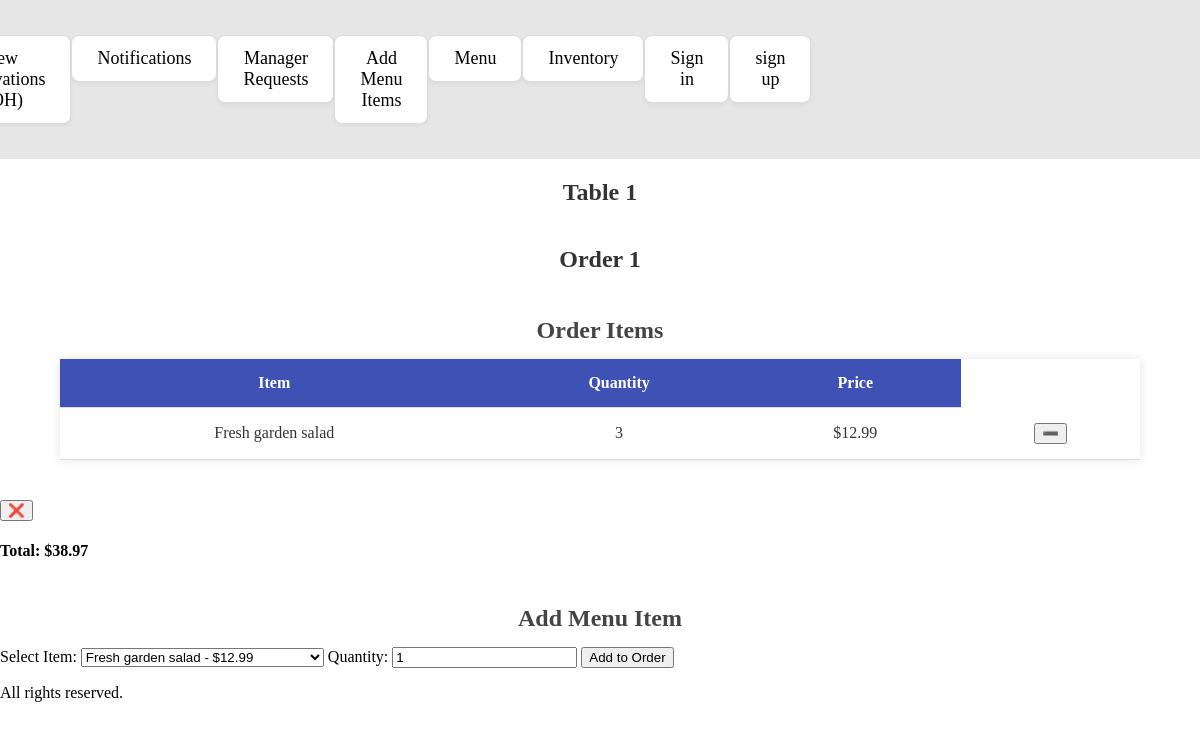
Page /table/1 on the earlier database version.
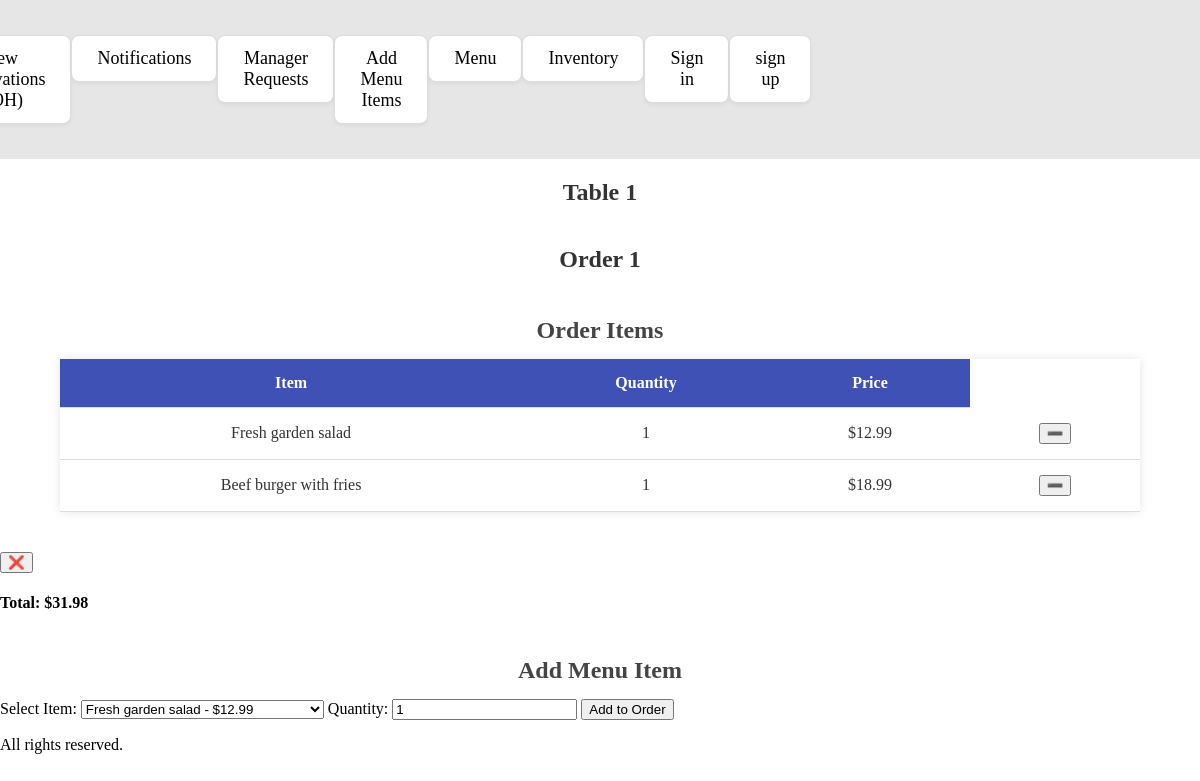
Same page on the later database version.
### app/models.py (models this page shows)
class MenuItem(db.Model):
    id = db.Column(db.Integer, primary_key=True)
    price = db.Column(db.Numeric(10,2), nullable=False)
    description = db.Column(db.String(1000))
    inventory_id = db.Column(db.Integer, db.ForeignKey('inventory.id'))

class Order(db.Model):
    id = db.Column(db.Integer, primary_key=True)
    order_date = db.Column(db.DateTime, nullable=False)
    table_id = db.Column(db.Integer, db.ForeignKey('tables.id'))
    status = db.Column(db.String(255), nullable=False)
    total_price = db.Column(db.Numeric(10,2))
    payment_status = db.Column(db.String(255), nullable=False)
    menu_items = db.relationship('OrderMenuItem', backref='order', lazy=True)

### app/routes/order_routes.py (the view)
@order_bp.route('/table/<int:table_id>')
def table_order(table_id):
    logic = OrderLogic(table_id)
    order = logic.get_order_details() # get order details
    table = logic.get_table_by_id() # get table details
    table_number = table.table_number
    menu_items = order["all_items"]
    order_id = order["order_id"]
    total_price = order["total_price"]
    all_menu_items = MenuLogic.get_all_menu_items() # get all menu items for selcting items to add to order
    return render_template('order.html', order_id=order_id, menu_items=menu_items, table_number=table_number, table_id=table_id, all_menu_items = all_menu_items, total_price = total_price)

### app/logic/base_crud.py (called while the page is built)
    @staticmethod
    def get_all(model):
        return model.query.all() # return all table content

    @staticmethod
    def get_row(model, **kwargs):
        return model.query.filter_by(**kwargs).first() #  get a single row based on the kwargs

### app/logic/menu_logic.py (called while the page is built)
    @staticmethod
    def get_all_menu_items():
        return BaseCRUD.get_all(MenuItem)

### app/logic/order_logic.py (called while the page is built)
    def get_order_details(self):
        order_items= []
        for item in self.order.menu_items:
            order_items.append({
                'Item_name': item.menu.description,
                'quantity' : item.quantity,
                'price' : item.menu.price,
                'id':item.menu.id
                })
        return {
            "order_id": self.order.id,
            "table_id": self.order.table_id,
            "all_items": order_items,
            "total_price": self.order.total_price
        }

    def get_table_by_id(self):
        return BaseCRUD.get_row(TableModel, id= self.table_id)

### templates/order.html (shortened to what this page needs)
<!DOCTYPE html>
<html lang="en">
<head>
    <link rel="stylesheet" href="{{ url_for('static', filename='css/style.css') }}">
    <link rel="stylesheet" href="{{ url_for('static', filename='css/order.css') }}">
</head>
<body>
    <nav>
        <ul >
            <li><a href="{{ url_for('reservations.reservations_foh') }}">View Reservations (FOH)</a></li>
            <li><a href="{{ url_for('notifications.notifications') }}">Notifications</a></li>
            <li><a href="{{ url_for('manager.requests_manager') }}">Manager Requests</a></li>
            <li><a href="{{ url_for('menu.add_menu_item') }}">Add Menu Items</a></li>
            <li><a href="{{ url_for('menu.menu') }}">Menu</a></li>
            <li><a href="{{ url_for('inventory.inventory') }}">Inventory</a></li>
            {% if not session.get('username') %}
                <li><a href="{{ url_for('auth.sign_in') }}">Sign in</a></li>
                <li><a href="{{ url_for('auth.sign_up') }}">sign up</a></li>
            {% else %}
                <li><a href="{{ url_for('auth.get_profile') }}">profile</a></li>
            {% endif %}
        </ul>
    </nav>
    <h2 class="order-title">Table {{ table_number }} </h2>
    <h2 class="order-title"> Order {{ order_id }}</h2>
        <h3>Order Items</h3>
        <table>
            <thead>
                <tr>
                    <th>Item</th>
                    <th>Quantity</th>
                    <th>Price</th>
                </tr>
            </thead>
            <tbody>
                {% for item in menu_items %}
                <tr>
                    <td>{{ item.Item_name }}</td>
                    <td>{{ item.quantity }}</td>
                    <td>${{ item.price }}</td>
                    <td>
                <form method="POST" action="{{ url_for('order.decrease_quantity', table_id=table_id, menu_item_id=item.id) }}" style="display: inline;">
                    <button type="submit">➖</button>
                </form>
                    </td>
                </tr>
                {% endfor %}
            </tbody>
        </table>
        <form method="POST" action="{{ url_for('order.remove_order', table_id=table_id) }}" style="display: inline;">
            <button type="submit">❌</button>
        </form>
        <h4>Total: ${{ total_price }}</h4>
        <h3>Add Menu Item</h3>
        <form method="POST" action="{{ url_for('order.add_to_order', table_id=table_id) }}">
            <label for="menu_item_id">Select Item:</label>
            <select name="menu_item_id" required>
                {% for item in all_menu_items %}
                <option value="{{ item.id }}">{{ item.description }} - ${{ item.price }}</option>
                {% endfor %}
            </select>
            <label for="quantity">Quantity:</label>
            <input type="number" name="quantity" value="1" min="1" required>
            <button type="submit">Add to Order</button>
        </form>
    <footer>
        <p>All rights reserved.</p>
    </footer>
</body>
</html>

### static/css/style.css (style rules this page uses)
html, body { height: 100%; margin: 0; }
body { display: flex; flex-direction: column; }
nav { background-color: #e6e6e6; padding: 25px 0; position: sticky; top: 0; width: 100%; z-index: 10; }
nav ul { list-style-type: none; padding: 0; margin: 0; text-align: center; display: flex; justify-content: center; }
nav ul li { display: inline-block; }
nav ul li a { text-decoration: none; color: rgb(0, 0, 0); font-size: 18px; padding: 12px 25px; display: block; }

### static/css/order.css (style rules this page uses)
h2 { font-size: 2rem; margin: 20px 0 10px; color: #333; text-align: center; }
h3 { font-size: 1.5rem; margin-bottom: 15px; color: #444; text-align: center; }
table { width: 90%; margin: 0 auto 40px auto; border-collapse: collapse; box-shadow: 0 0 10px rgba(0, 0, 0, 0.1); background-color: #fff; }
thead { background-color: #3f51b5; color: #fff; }
th, td { padding: 15px; text-align: center; border-bottom: 1px solid #ddd; font-size: 1rem; }
td { color: #333; }
.order-title { font-size: 1.5rem; color: #333; text-align: center; margin: 20px 0; }
h2 { text-align: center; font-size: 2rem; margin-top: 30px; color: #444; }
ul { list-style-type: none; padding: 0; max-width: 600px; margin: 0 auto; }
ul li { margin: 10px 0; text-align: center; }
ul li a { display: block; padding: 15px 25px; background-color: #ffffff; border: 1px solid #ddd; border-radius: 8px; color: #333; font-size: 1.1rem; text-decoration: none; box-shadow: 0 2px 4px rgba(0, 0, 0, 0.05); transition: background-color 0.3s ease; }

Differences in the rows shown:
computed for MenuItem "Fresh garden salad": quantity "3" → "1"
now on this page (row unchanged): MenuItem: Item_name "Beef burger with fries", quantity "1", price "18.99"
changed Order: total_price "38.97" → "31.98"
